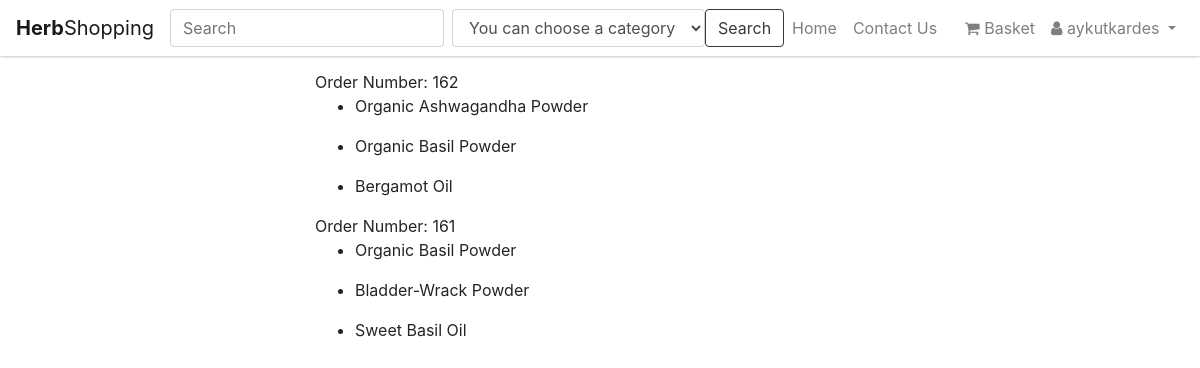
Screenshot of /my_orders/ (signed in) with the database file from the repository.
### apps/profiles/models.py (models this page shows, shortened)
class User(AbstractUser):
    user_type           = models.CharField(max_length=2, choices=USER_TYPE_CHOICES, default=CUSTOMER)
    adress              = models.CharField(max_length=220, null=True, blank=True)
    postcode            = models.PositiveSmallIntegerField(null=True, blank=True)
    country             = CountryField()

### apps/shop/models.py (models this page shows, shortened)
class Order(models.Model):
    owner           = models.ForeignKey(settings.AUTH_USER_MODEL, on_delete=models.CASCADE)
    shop_cart       = models.ForeignKey(ShoppingCart)
    order_items     = models.ManyToManyField(Item, blank=True, related_name='order_items')
    class Meta:
        ordering = ['-pk']

class Item(models.Model):
    owner           = models.ForeignKey(Distributor, on_delete=models.CASCADE)
    name            = models.CharField(max_length=200)
    slug            = models.SlugField(unique=True, blank=True)
    description     = models.TextField(default='')
    price           = models.IntegerField(default=0)
    sold            = models.IntegerField(default=0)
    weight          = models.IntegerField(default=0)
    stock           = models.IntegerField(default=0)
    is_approvaled   = models.BooleanField(default=False)
    is_updated      = models.BooleanField(default=False)
    is_deleted      = models.BooleanField(default=False)
    timestamp       = models.DateTimeField(auto_now_add=True)
    updated_date    = models.DateTimeField(auto_now=True)
    category        = models.ForeignKey(Category)
    related_product = models.ForeignKey('Item', null=True, blank=True)
    image           = models.ImageField(upload_to=item_upload_location, width_field='width_field', height_field='height_field')
    width_field     = models.IntegerField(default=0)
    height_field    = models.IntegerField(default=0)

### apps/shop/views.py (the view)
# urls.py: url(r'^my_orders/$', MyOrdersListView.as_view(), name='my_orders'),
class MyOrdersListView(LoginRequiredMixin, ListView):
    template_name = 'shop/my_orders.html'
    context_object_name = 'orders'
    def get_queryset(self):
        queryset = Order.objects.filter(owner=self.request.user)
        return queryset

### apps/shop/templates/shop/my_orders.html (shortened to what this page needs)
{% extends "base.html" %}
{% block content %}
  <div class="col-6 mx-auto">
    {% for order in orders %}
      Order Number: {{order.id}}<br>
      {% for item in order.order_items.all %}
      <ul>
        <li>{{item.name}}</li>
      </ul>
      {% endfor %}
    {% endfor %}
  </div>
{% endblock content %}

### apps/templates/include/nav.html (shortened to what this page needs)
{% load static %}
<nav class="navbar fixed-top navbar-expand-md navbar-light bg-light">
  <a class="navbar-brand" href="{% url 'shop:home' %}"><b>Herb</b>Shopping</a>
  <div class="collapse navbar-collapse" id="navbarSupportedContent">
    <form method="get" action="{% url 'shop:search' %}" class="form-inline">
      <input class="form-control mr-sm-2" type="search" name="search" placeholder="Search" aria-label="Search" value="{{request.GET.search}}">
      <div class="form-group">
        <select name="category" class="form-control" id="sel1">
          <option value="0">You can choose a category</option>
        </select>
      </div>
    <button class="btn btn-outline-dark my-2 my-sm-0" type="submit">Search</button>
    </form>
    <ul class="navbar-nav">
      <li class="nav-item"><a class="nav-link" href="/">Home</a></li>
      <li class="nav-item"><a class="nav-link" href="{% url 'shop:contact_us' %}">Contact Us</a></li>
    </ul>
    {% if user.is_authenticated %}
    <ul class="navbar-nav ml-auto">
      {% if user.user_type == '4' %}
      <li class="nav-item">
        <a class="nav-link" href="{% url 'shop:cart' %}">
          <i class="fa fa-shopping-cart" aria-hidden="true"></i> Basket
        </a>
      </li>
      {% endif %}
      <li class="nav-item dropdown">
        <a class="nav-link dropdown-toggle" href="#" id="navbarDropdownMenuLink" data-toggle="dropdown" aria-haspopup="true" aria-expanded="false">
          <i class="fa fa-user"></i> {{ request.user }} </a>
      </li>
    </ul>
  </div>
  {% else %}
  <ul class="navbar-nav ml-auto">
    <li class="nav-item"><a class="nav-link" href="{% url 'users:login' %}">Sign In</a></li>
    <li class="nav-item"><a class="nav-link" href="{% url 'users:register' %}">Sign Up</a></li>
  </ul>
  {% endif %}
</nav>

### ms/static/se301/css/style.css (style rules this page uses)
html { overflow-y: scroll; }
body { margin-top: 70px; }
.navbar { -webkit-box-shadow: 0 0px 3px 0px #999; -moz-box-shadow: 0 0px 3px 0px #999; box-shadow: 0 0px 3px 0px #999; background-color: #FFF !important; }
html { font-size: 1rem; }

### rows the page displays
User: user "aykutkardes"
Order: id "162"
Item: name "Organic Ashwagandha Powder"
Item: name "Organic Basil Powder"
Item: name "Bergamot Oil"
Order: id "161"
Item: name "Bladder-Wrack Powder"
Item: name "Sweet Basil Oil"
